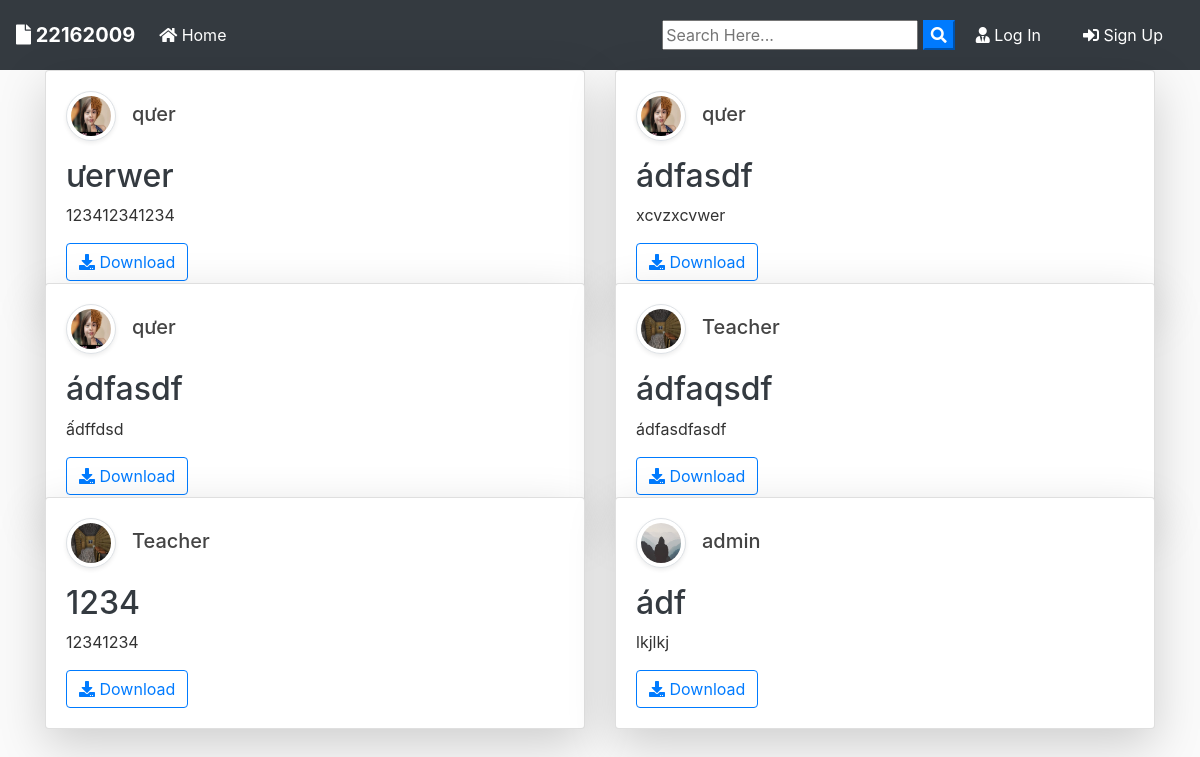
The page / on the database its author committed.
### blog/models.py (models this page shows, shortened)
class Post(models.Model):
	title = models.CharField(max_length=200)
	file = models.FileField(null=True,blank=True,upload_to='Files')
	content = models.TextField()
	date_posted = models.DateTimeField(default=timezone.now)
	author = models.ForeignKey(settings.AUTH_USER_MODEL, on_delete=models.CASCADE)

### users/models.py (models this page shows, shortened)
class Profile(models.Model):
    user = models.OneToOneField(settings.AUTH_USER_MODEL, on_delete=models.CASCADE)
    image = models.ImageField(default='default.jpg', upload_to='profile_pics')

class CustomUser(AbstractUser):
    role = models.ForeignKey(Role, on_delete=models.SET_NULL, null=True)
    def __str__(self):
        return self.username
    def default_role():
        return Role.objects.get_or_create(name='Normal')[0]
    """ Mô hình người dùng tùy chỉnh """
    email = models.EmailField(unique=True)
    phone_number = models.CharField(max_length=15, unique=True, null=True, blank=True)  # Cho phép trống
    objects = CustomUserManager()  # Sử dụng CustomUserManager
    role = models.ForeignKey(Role, on_delete=models.SET_NULL, null=True, blank=True, default=default_role)

### blog/views.py (the view)
# urls.py: path('', PostListView.as_view(), name='blog-home'),
class PostListView(ListView):
    model = Post
    template_name = 'blog/home.html'  # <app>/<model>_<viewtype>.html
    context_object_name = 'posts'
    ordering = ['-date_posted']
    paginate_by = 6

### blog/templates/blog/home.html (shortened to what this page needs)
{% extends "blog/base.html" %}
{% block content %}
    <div class="row" style="min-height: 80vh;">
        {% for post in posts %}
        <div class="col-lg-6 mb-4" style="max-height: 20vh;">
            <div class="card bg-white shadow-lg position-relative" style="background-size: cover; background-position: center;">
                <div class="card-body">
                    <div class="d-flex align-items-center">
                        <a href="{{ post.author.profile.image.url }}" target="_blank">
                            <img src="{{ post.author.profile.image.url }}" alt="{{ post.author }}" class="rounded-circle img-thumbnail img-fluid shadow-sm" style="width: 50px; height: 50px;">
                        </a>
                        <div class="ml-3">
                            <a href="{% url 'user-posts' post.author.username %}" class="text-dark">
                                <h5 class="mb-1">{{ post.author }}</h5>
                            </a>
                        </div>
                    </div>
                    <h2 class="mt-3">
                        <a href="{% url 'post-detail' post.id %}" class="text-dark">{{ post.title }}</a>
                    </h2>
                    <p class="text-justify text-truncate mt-2">{{ post.content }}</p>
                    {% if post.file %}
                        <div class="mt-3">
                            <a href="{{ post.file.url }}" download class="btn btn-outline-primary">
                                <i class="fas fa-download"></i> Download
                            </a>
                        </div>
                    {% endif %}
                </div>
            </div>
        </div>
        {% endfor %}
    </div>
{% endblock content %}

### blog/static/blog/test.css (style rules this page uses)
body { background: #fafafa; color: #333333; margin-top: 0; }
h1, h2, h3, h4, h5, h6 { color: #444444; }
.d-flex { display: flex; }
.card { width: 100%; max-width: 100%; margin: 0 auto; }
.card-body { overflow: hidden; word-wrap: break-word; word-break: break-word; }
.card-body h2 { word-wrap: break-word; overflow-wrap: break-word; }
.card-body p { text-align: justify; }

### rows shown on the page
Post: author.profile.image (picture), author "qưer", title "ưerwer", content "123412341234"
Post: author.profile.image (picture), author "qưer", title "ádfasdf", content "xcvzxcvwer"
Post: author.profile.image (picture), author "qưer", title "ádfasdf", content "ấdffdsd"
Post: author.profile.image (picture), author "Teacher", title "ádfaqsdf", content "ádfasdfasdf"
Post: author.profile.image (picture), author "Teacher", title "1234", content "12341234"
Post: author.profile.image (placeholder picture), author "admin", title "ádf", content "lkjlkj"
